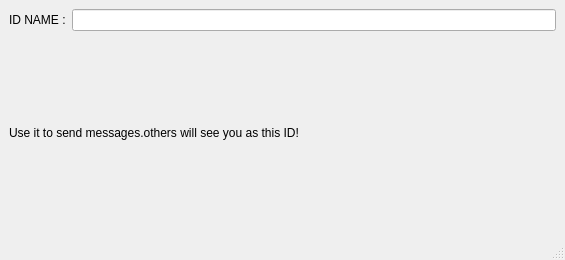
<?xml version="1.0" encoding="UTF-8"?>
<ui version="4.0">
 <class>IDpage</class>
 <widget class="QMainWindow" name="IDpage">
  <property name="geometry">
   <rect>
    <x>0</x>
    <y>0</y>
    <width>565</width>
    <height>260</height>
   </rect>
  </property>
  <property name="windowTitle">
   <string>MainWindow</string>
  </property>
  <widget class="QWidget" name="centralwidget">
   <layout class="QGridLayout" name="gridLayout">
    <item row="0" column="0">
     <widget class="QLabel" name="label">
      <property name="text">
       <string>ID NAME :</string>
      </property>
     </widget>
    </item>
    <item row="0" column="1">
     <widget class="QLineEdit" name="lineEdit"/>
    </item>
    <item row="1" column="0" colspan="2">
     <widget class="QLabel" name="label_2">
      <property name="text">
       <string>Use it to send messages.others will see you as this ID!</string>
      </property>
     </widget>
    </item>
   </layout>
  </widget>
  <widget class="QMenuBar" name="menubar">
   <property name="geometry">
    <rect>
     <x>0</x>
     <y>0</y>
     <width>565</width>
     <height>37</height>
    </rect>
   </property>
  </widget>
  <widget class="QStatusBar" name="statusbar"/>
 </widget>
 <resources/>
 <connections/>
</ui>
